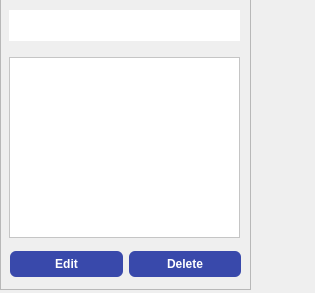
<?xml version="1.0" encoding="UTF-8"?>
<ui version="4.0">
 <class>Form</class>
 <widget class="QWidget" name="Form">
  <property name="geometry">
   <rect>
    <x>0</x>
    <y>0</y>
    <width>315</width>
    <height>293</height>
   </rect>
  </property>
  <property name="windowTitle">
   <string>Form</string>
  </property>
  <widget class="QFrame" name="frame">
   <property name="geometry">
    <rect>
     <x>0</x>
     <y>-1</y>
     <width>251</width>
     <height>291</height>
    </rect>
   </property>
   <property name="styleSheet">
    <string notr="true">    background: qradialgradient(
        cx:0.5, cy:0.5, radius: 0.7,
        fx:0.5, fy:0.5,
        stop:0 rgba(70, 70, 150, 255),  /* Màu sáng ở trung tâm */
        stop:1 rgba(10, 10, 50, 255)    /* Màu tối ở viền */
    );</string>
   </property>
   <property name="frameShape">
    <enum>QFrame::Shape::StyledPanel</enum>
   </property>
   <property name="frameShadow">
    <enum>QFrame::Shadow::Raised</enum>
   </property>
   <widget class="QWidget" name="gridWidget" native="true">
    <property name="geometry">
     <rect>
      <x>10</x>
      <y>235</y>
      <width>231</width>
      <height>61</height>
     </rect>
    </property>
    <property name="styleSheet">
     <string notr="true">background-color:none;
border:none;</string>
    </property>
    <layout class="QGridLayout" name="gridLayout">
     <item row="0" column="0">
      <widget class="QPushButton" name="btn_edit">
       <property name="styleSheet">
        <string notr="true">    background-color: #3949ab;
    color: white;
    padding: 6px 12px;
    border: none;
    border-radius: 6px;
    font-weight: bold;
    min-width: 80px; /* ép chiều ngang tối thiểu */</string>
       </property>
       <property name="text">
        <string>Edit</string>
       </property>
      </widget>
     </item>
     <item row="0" column="1">
      <widget class="QPushButton" name="btn_delete">
       <property name="styleSheet">
        <string notr="true">    background-color: #3949ab;
    color: white;
    padding: 6px 12px;
    border: none;
    border-radius: 6px;
    font-weight: bold;
    min-width: 80px; /* ép chiều ngang tối thiểu */</string>
       </property>
       <property name="text">
        <string>Delete</string>
       </property>
      </widget>
     </item>
    </layout>
   </widget>
  </widget>
  <widget class="QTextEdit" name="text_note">
   <property name="geometry">
    <rect>
     <x>9</x>
     <y>57</y>
     <width>231</width>
     <height>181</height>
    </rect>
   </property>
   <property name="styleSheet">
    <string notr="true">background-color:white;</string>
   </property>
  </widget>
  <widget class="QLabel" name="label_date">
   <property name="geometry">
    <rect>
     <x>9</x>
     <y>10</y>
     <width>231</width>
     <height>31</height>
    </rect>
   </property>
   <property name="styleSheet">
    <string notr="true">background-color:white;</string>
   </property>
   <property name="text">
    <string/>
   </property>
  </widget>
 </widget>
 <resources/>
 <connections/>
</ui>
